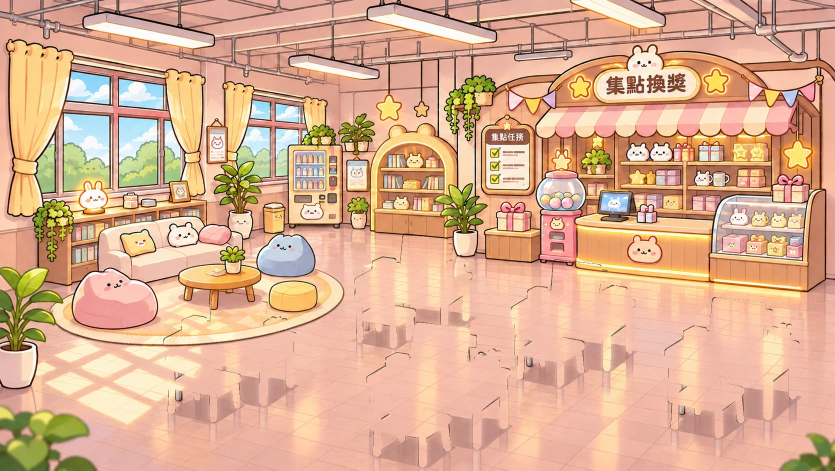
#> input picture flat/assets/bg.webp, 1670 x 941 px, found by its file name (shown at 1/2 size)
$ python occ.py
#> lines starting #> are read from the running program, lines starting #| are printed output that depends on the picture; after the words box and inside, x2 and y2 are one past the last pixel; in counts of white or black regions, pixels touching at a corner belong together
import numpy as np, json
from PIL import Image, ImageFilter
from scipy import ndimage
src=Image.open('bg.webp').convert('RGB'); im=np.array(src).astype(int)
#> further down, src is the input picture: PIL image 1670x941 RGB; mean R, G, B 219.3, 174.7, 144.9
r,g,b=im[...,0],im[...,1],im[...,2]
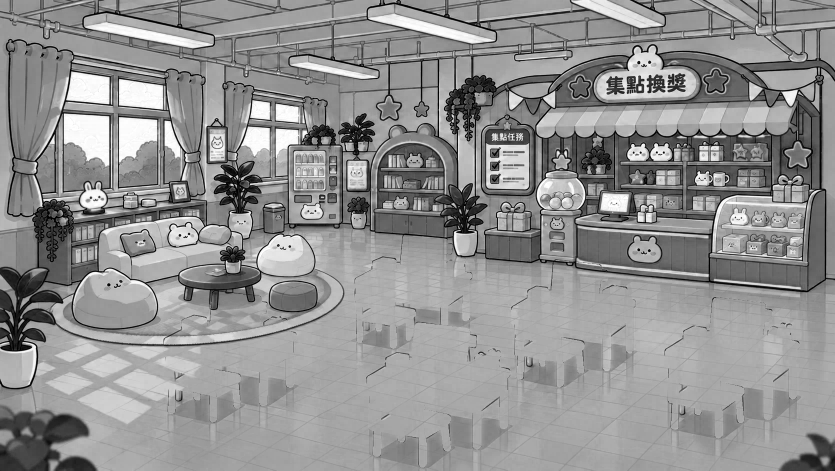
#> b: shape (941, 1670) int64 (shown at 1/2 size); min 0, max 255, mean 144.9
floor=(r>180)&(r-g>=14)&(r-g<=80)&(g-b>=-4)&(g-b<=52)&(r-b<=112)
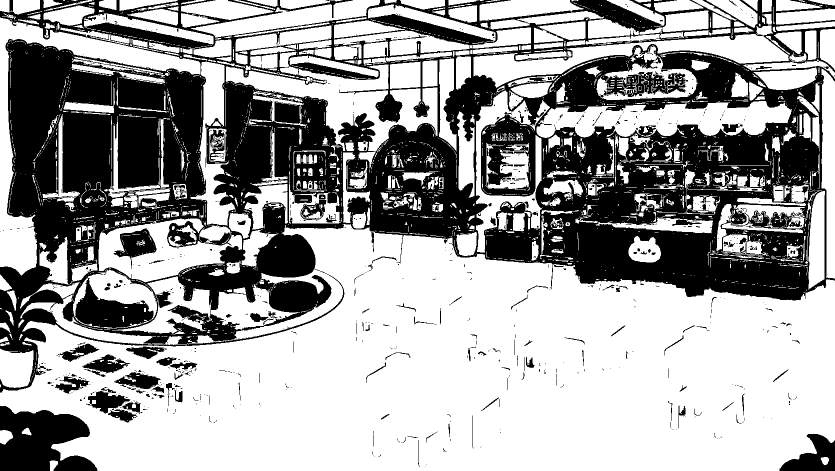
#> floor: shape (941, 1670) bool (shown at 1/2 size); 63.1% white; 1026 black regions (867 under 20 px), largest, box (x1, y1, x2, y2) and area: (0, 0, 1670, 785) 530577, (0, 812, 195, 941) 17350, (1559, 868, 1670, 941) 4359
# occluders: name, bbox, baseline  (chairs listed separately)
OCC=[
 ('desk1',[325,576,600,815],806),('chair1',[324,684,490,852],846),
 ('desk2',[703,464,950,695],684),('chair2',[706,564,836,702],699),
 ('desk3',[728,641,1024,890],872),('chair3',[736,761,905,940],936),
 ('desk4',[1016,514,1277,750],742),('chair4',[1024,621,1174,780],775),
 ('desk5',[1324,591,1604,847],838),('chair5',[1334,706,1494,880],875),
('leafBL',[0,795,205,941],99999),('leafBR',[1585,845,1670,941],99999),
]
EXCL={'desk1':[[325,576,418,628],[525,576,600,628]],'desk2':[[898,464,950,522]],'desk3':[[728,641,824,705],[940,641,1024,698]],'desk4':[[1016,514,1098,568],[1208,514,1277,566]],'desk5':[[1440,591,1604,603]]}
chairs={'desk%d'%i:'chair%d'%i for i in range(1,6)}
boxes={n:b for n,b,_ in OCC}
#> boxes = 12 items
meta=[]
vis=np.array(src).copy()
for n,(x0,y0,x1,y1),base in OCC:
    m=~floor[y0:y1,x0:x1]
    if n.startswith('leaf'):
        gg=im[y0:y1,x0:x1]; m=(gg[...,1]>gg[...,0]-10)&(gg[...,1]>120)  # green leaves
        m=ndimage.binary_dilation(m,iterations=2)
    m=ndimage.binary_opening(m,iterations=1)
    if not n.startswith('leaf'): m=ndimage.binary_closing(m,iterations=4,border_value=0)
    lab,k=ndimage.label(m);
    if k:
        sz=ndimage.sum(m,lab,range(1,k+1)); m=np.isin(lab,[i+1 for i,s in enumerate(sz) if s>=40])
    for ex0,ey0,ex1,ey1 in EXCL.get(n,[]): m[ey0-y0:ey1-y0, ex0-x0:ex1-x0]=False
    if n in chairs:  # remove chair pixels from desk
        cx0,cy0,cx1,cy1=boxes[chairs[n]]
        # keep desk pixels in chair box only above chair backrest top+12
        sub=m[max(0,cy0-y0+14):cy1-y0, max(0,cx0-x0):cx1-x0]; sub[:]=False
    if n.startswith('chair'):  # drop the strip of desk edge to the right of the backrest
        x0f=[.655,.675,.665,.68,.66][int(n[-1])-1]; hh,ww=m.shape
        yy,xx=np.mgrid[0:hh,0:ww]; fx=xx/ww; fy=yy/hh
        m[(fx>x0f)&(fy<.32+(.39-.32)*(fx-x0f)/(1-x0f))]=False
        m[fy<.035]=False
    a=Image.fromarray((m*255).astype(np.uint8)).filter(ImageFilter.GaussianBlur(0.6))
    crop=src.crop((x0,y0,x1,y1)).convert('RGBA'); crop.putalpha(a); crop.save(f'occ_{n}.png')
    vis[y0:y1,x0:x1][m]=(vis[y0:y1,x0:x1][m]*0.4+np.array([0,90,255])*0.6).astype(np.uint8)
    meta.append({'n':n,'x':x0,'y':y0,'base':base})
#> this loop made 12 passes
#> (k, cx0, cy0, cx1, cy1) on passes 1, 3, 5, 7, 9: (15, 324, 684, 490, 852), (18, 706, 564, 836, 702), (20, 736, 761, 905, 940), (18, 1024, 621, 1174, 780), (20, 1334, 706, 1494, 880)
#> (k, sz) on passes 2, 4, 6, 8, 10, 11: (8, [36, 248, 747, 19, 52, 136, 10, 184]), (5, [5, 5, 13, 13, 26]), (6, [45, 17, 5, 1, 5, 1]), (4, [19, 31, 11, 196]), (6, [40, 32, 18, 21, 133, 5]), (6, [593, 9736, 13, 38, 13, 78])
#> pass 1, `lab,k=ndimage.label(m);`:
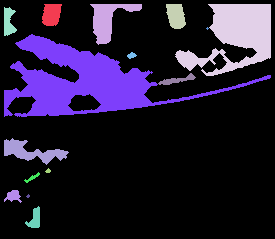
#> lab: shape (239, 275) int32; 16 distinct labels, from 0 to 15; one colour per label, 0 black
#> after the loop:
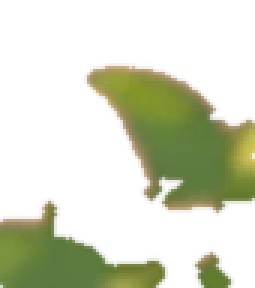
#> crop: PIL image 85x96 RGBA (shown 3 times larger); mean R, G, B, A 175.4, 151.8, 110.2, 78.9; transparent parts drawn white
#> after the loop:
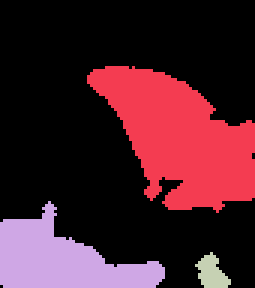
#> lab: shape (96, 85) int32 (shown 3 times larger); 4 distinct labels, from 0 to 3; one colour per label, 0 black
#> after the loop:
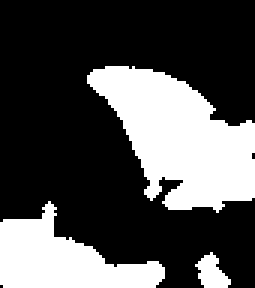
#> m: shape (96, 85) bool (shown 3 times larger); 30.9% white; 3 white regions, box (x1, y1, x2, y2) and area: (29, 22, 85, 71) 1599, (0, 67, 55, 96) 839, (65, 84, 77, 96) 86
#> after the loop: sub: shape (127, 160) bool; every value is 0
#> after the loop:
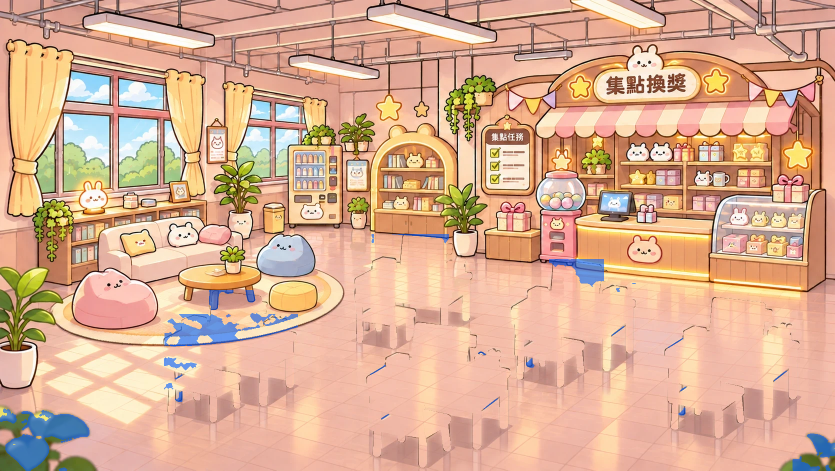
#> vis: shape (941, 1670, 3) (shown at 1/2 size); 1.78% of pixels changed, all inside (x1, y1, x2, y2) = (0, 468, 1670, 941)
#> after the loop, meta = 12 items
Image.fromarray(vis).save('occ_vis.png')
json.dump(meta,open('occ.json','w'))
